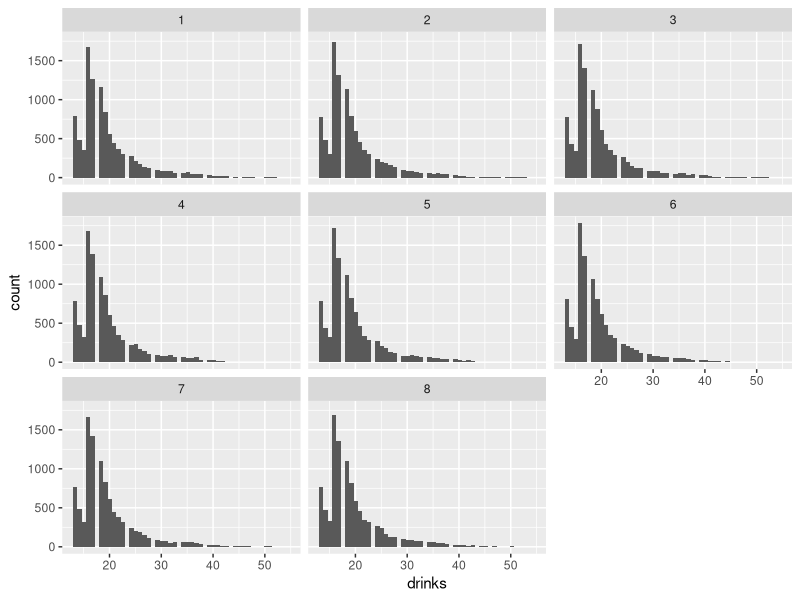
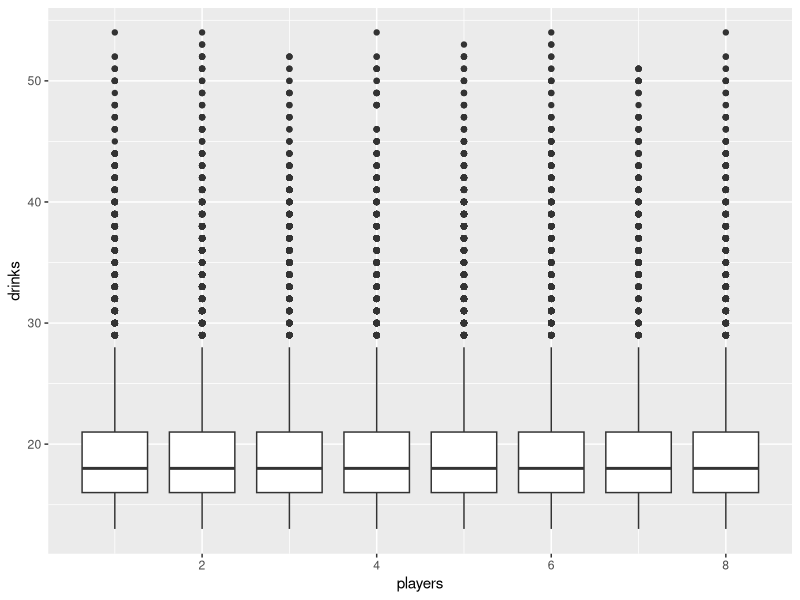
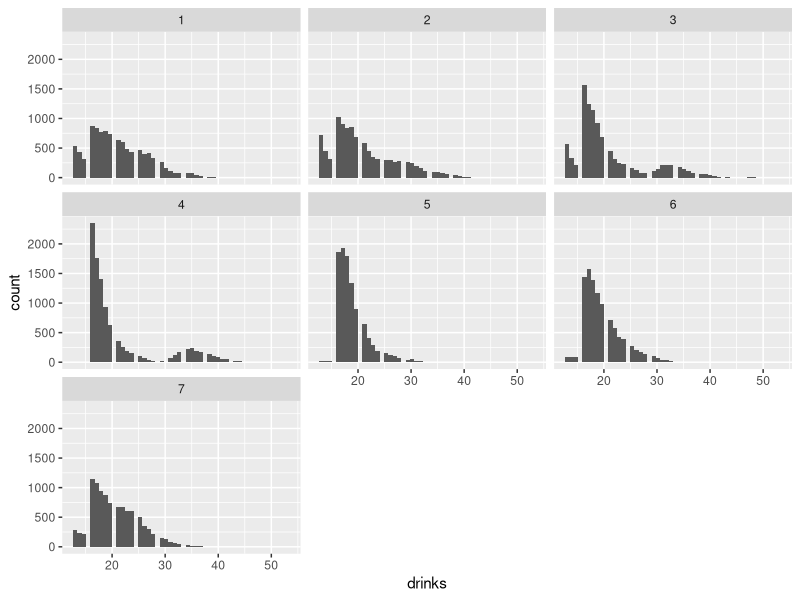
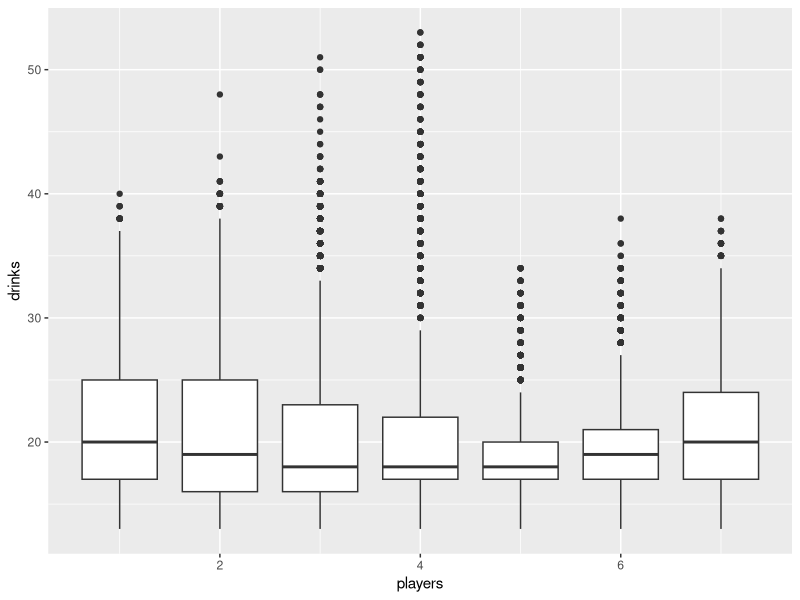
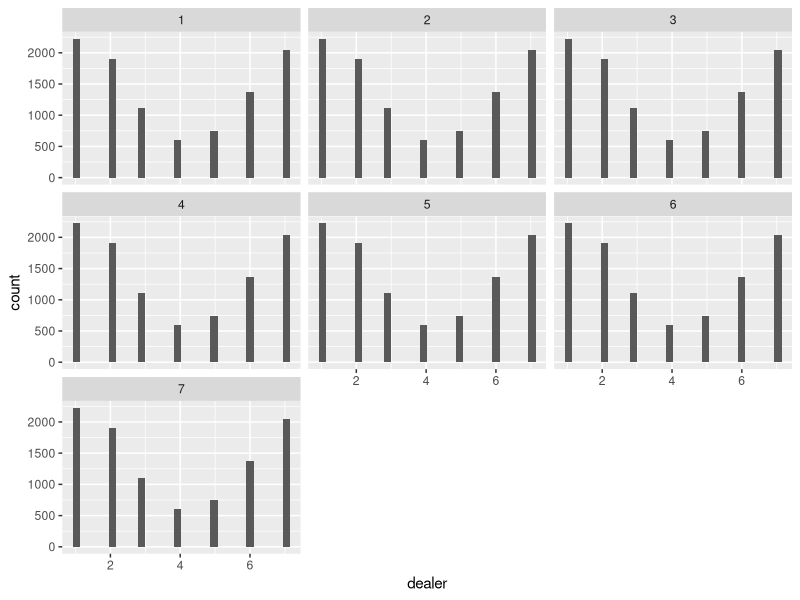
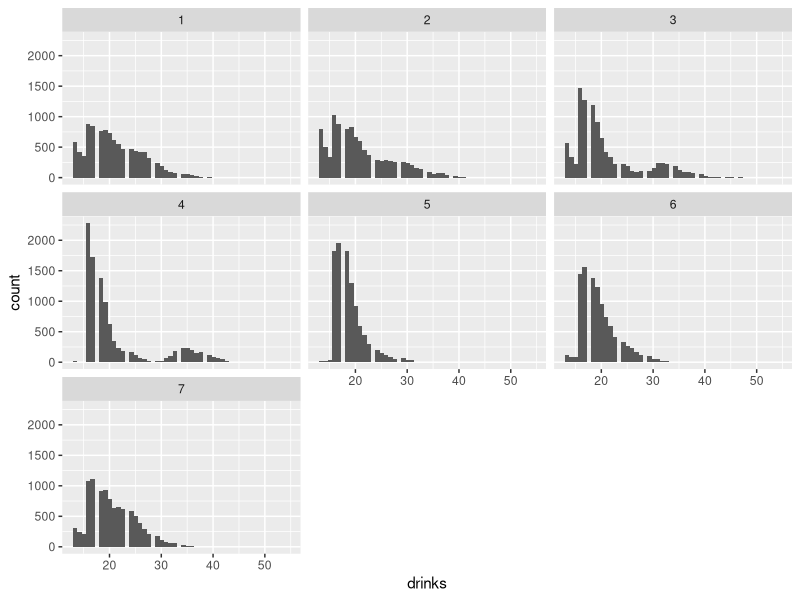
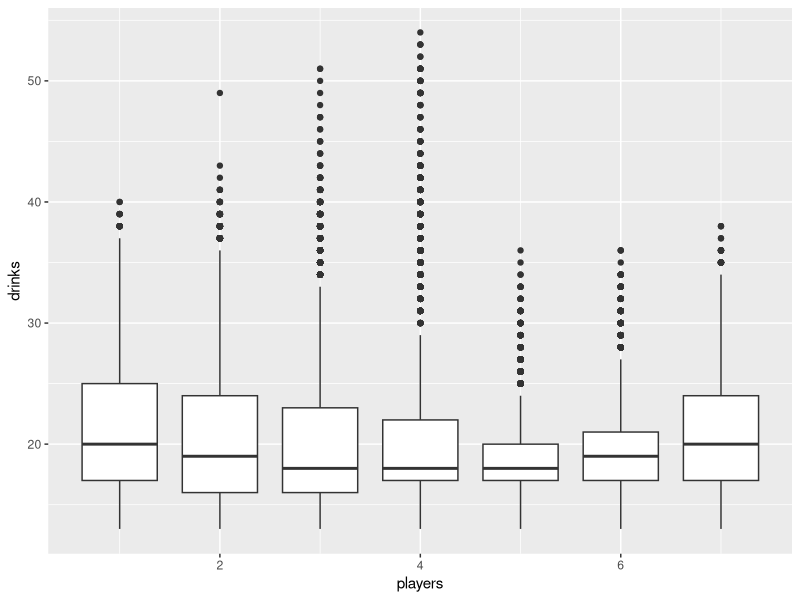
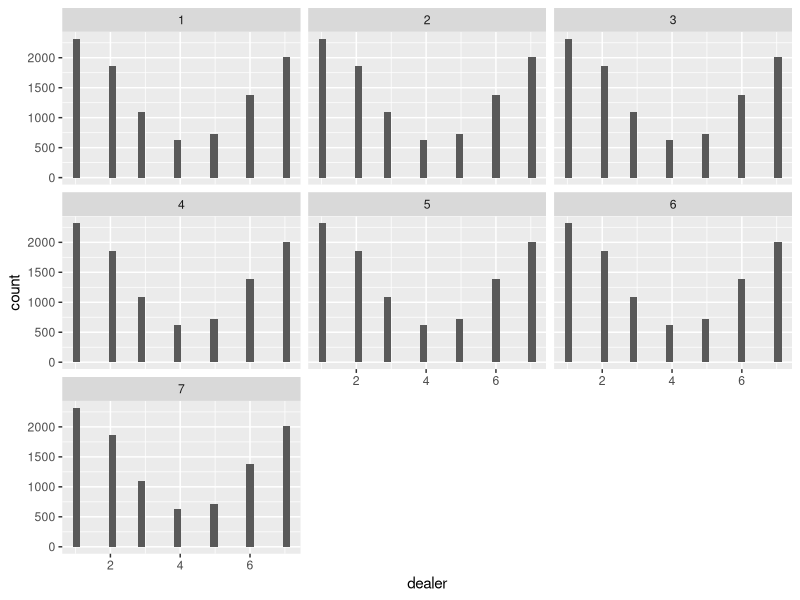

Here is the R script that generated these plots, in order:
## ---- chunk 1
library(itertools)
library(tidyverse)
library(ggplot2)
library(plyr)
## ---- chunk 2

deck <- c(rep(c("2", "3", "4", "5", "6", "7", "8", "9", "10", "J", "Q", "K", "A"),4))
full.deck <- deck #
#sample(deck)

## ---- chunk 3
n <- 6
# for (i in 1:n) {
#   cat("Player",i, " " )
#   
# }

#n <- 6
players <- vector()

for (i in 1:n) {
  players[i] <- i
  # cat("Player",i, " " )
}
players

#drink tally

drinks <- vector()
for (i in 1:n) {
  drinks[i] <- 0
  
}

drinks

# drinks[active.player] <- 1
# drinks
totals <- cbind(players,drinks)
totals

## ---- chunk 4
dealer <- sample(players,1)
dealer

## ---- chunk 5
active.player <- players[dealer+1]

if(active.player > n){
  active.player <- 1
}

## ---- chunk 6
wrong <- 3
dealer
if (wrong == 3) {
  if (dealer == players[n]) {
    dealer <- players[1]
    
  }
  else{
    dealer <- players[dealer+1]
    
  }
  wrong <- 0
}
## ---- chunk 7

if(dealer == active.player){
  active.player <- active.player[active.player + 1]
}


## ---- chunk 8


wrong <- 0

turn <- function() {

  shuffled.deck <- sample(deck)
  card <- shuffled.deck[1]
  guess <- sample(shuffled.deck, 1)
  if (guess == card) {
    wrong <- 0
    shuffled.deck <- shuffled.deck[-1]
    drinks[dealer] <- 1 + drinks[dealer]
  }
  else{ #(guess != card){
    remaining <- subset(shuffled.deck, shuffled.deck != guess)
    guess2 <- sample(remaining , 1)
    
    
    if (guess2 == card) {
      wrong <- 0
      shuffled.deck <- shuffled.deck[-1]
      drinks[dealer] <- 1 + drinks[dealer]
    }
    else{#if(guess2 != card){
      
      wrong <- wrong + 1
      shuffled.deck <- shuffled.deck[-1]
      drinks[active.player] <- drinks[active.player] + 1
    }
 return(totals) }
  
}
turn()



## ---- chunk 9
shuffled.deck <- 0
totals <- 0
guess <- 0
guess2 <- 0
deck <- 0
drinks <- 0
wrong <- 0




game <- function(n) {
  #set up the game
    deck <-
    c(rep(
      c("2", "3", "4", "5", "6", "7", "8", "9", "10", "J", "Q", "K", "A"),
      4
    ))
  
  shuffled.deck <- sample(deck)
  
  players <- vector()
  
  for (i in 1:n) {
    players[i] <- i
  }
  
  drinks <- vector()
  for (i in 1:n) {
    drinks[i] <- 0
    
  }
  
  totals <- cbind(players, drinks)
  
  dealer <- sample(players, 1)
  
  rp <- setdiff(players, dealer)
  
  active.player <- sample(rp,1)

  
  wrong <- 0
  
  n.cards <- 52
  
  while (n.cards >2) {
    ##turn starts here
    card <- shuffled.deck[1]
    guess <- sample(shuffled.deck, 1)
    
    if (guess == card) {
      wrong <- 0
      shuffled.deck <- shuffled.deck[-1]
      drinks[dealer] <- 1 + drinks[dealer]
    }
    else{
      # if (guess != card) {
      remaining <- subset(shuffled.deck, shuffled.deck != guess)
      guess2 <- sample(remaining , 1)
      
      if (guess2 == card) {
        wrong <- 0
        shuffled.deck <- shuffled.deck[-1]
        drinks[dealer] <- 1 + drinks[dealer]
      }
      else{
        #if(guess2 != card){
        
        wrong <- wrong + 1
        shuffled.deck <- shuffled.deck[-1]
        drinks[active.player] <- 1 + drinks[active.player] 
      }
    }
    #1 turn
    
    
    n.cards <- n.cards - 1
    
    active.player <- active.player[+1]
    
    if(active.player > n){
      active.player <- players[1]
    }
    
    #dealer management
    if (wrong == 3) {
      if (dealer == n) {
        dealer <- 1
        
      }
      else{
        dealer <- players[dealer] + 1
        
      }
      wrong <- 0
    }
    #go to next active player
    
    if(dealer == active.player){
      active.player <- active.player + 1
    }
    
    if(active.player > n){
      active.player <- 1
    }

      
      
      #active player and dealer cant be the same
  }
  if(n.cards == 2){
    drinks[dealer] <- 2 + drinks[dealer]
  }
  drinks <- drinks + 13 #everytime the 4th card appears everyone drink so we are gonna add 13 to all drink totals
    
    
 totals <- cbind(players, drinks)
 totals.df <- as.data.frame(cbind(players,drinks))
  return(totals.df)
  }
 
  


game(8)

## ---- chunk 10
g <- replicate(10, game(8))

#g
## ---- chunk 11
n_sim <- 10000
n_play <- 8
g_list <- list()
for(i in 1:n_sim) {
  g_list[[i]] <- data.frame(game(n_play))
  g_list[[i]]$sim_num <- i 
}

g_df <- do.call(rbind, g_list)


ggplot(data = g_df, aes(drinks)) +
  geom_histogram( bins=50) +
  facet_wrap(~ players)

ggplot(data = g_df, aes(players, drinks, group = players)) +
  geom_boxplot()

## ---- chunk 12

shuffled.deck <- 0
totals <- 0
guess <- 0
guess2 <- 0
deck <- 0
drinks <- 0
wrong <- 0




sd.game <- function(n,sd) {
  #set up the game
  if(sd<1 | sd>n){
    return("Invalid Starting Dealer")
  }
    deck <-
    c(rep(
      c("2", "3", "4", "5", "6", "7", "8", "9", "10", "J", "Q", "K", "A"),
      4
    ))
  
  shuffled.deck <- sample(deck)
  
  players <- vector()
  
  for (i in 1:n) {
    players[i] <- i
  }
  
  drinks <- vector()
  for (i in 1:n) {
    drinks[i] <- 0
    
  }
  
  totals <- cbind(players, drinks)
  
  dealer <- sd
  
  rp <- setdiff(players, dealer)
  
  active.player <- sample(rp,1)

  
  wrong <- 0
  
  n.cards <- 52
  
  while (n.cards >2) {
    ##turn starts here
    card <- shuffled.deck[1]
    guess <- sample(shuffled.deck, 1)
    
    if (guess == card) {
      wrong <- 0
      shuffled.deck <- shuffled.deck[-1]
      drinks[dealer] <- 1 + drinks[dealer]
    }
    else{
      # if (guess != card) {
      remaining <- subset(shuffled.deck, shuffled.deck != guess)
      guess2 <- sample(remaining , 1)
      
      if (guess2 == card) {
        wrong <- 0
        shuffled.deck <- shuffled.deck[-1]
        drinks[dealer] <- 1 + drinks[dealer]
      }
      else{
        #if(guess2 != card){
        
        wrong <- wrong + 1
        shuffled.deck <- shuffled.deck[-1]
        drinks[active.player] <- 1 + drinks[active.player] 
      }
    }
    #1 turn
    
    
    n.cards <- n.cards - 1
    
    active.player <- active.player[+1]
    
    if(active.player > n){
      active.player <- players[1]
    }
    
    #dealer management
    if (wrong == 3) {
      if (dealer == n) {
        dealer <- 1
        
      }
      else{
        dealer <- players[dealer] + 1
        
      }
      wrong <- 0
    }
    #go to next active player
    
    if(dealer == active.player){
      active.player <- active.player + 1
    }
    
    if(active.player > n){
      active.player <- 1
    }

      
      
      #active player and dealer cant be the same
  }
  if(n.cards == 2){
    drinks[dealer] <- 2 + drinks[dealer]
  }
    drinks <- drinks + 13
    #ends here
 totals <- cbind(players, drinks, dealer)
 totals.df <- as.data.frame(cbind(players,drinks))
  return(totals)
  }
 
sd.game(7,5)

## ---- chunk 13
n_sim <- 10000
n_play <- 7
g_list <- list()
for(i in 1:n_sim) {
  g_list[[i]] <- data.frame(sd.game(n_play,5))
  g_list[[i]]$sim_num <- i 
}

g_df <- do.call(rbind, g_list)


ggplot(data = g_df, aes(drinks)) +
  geom_histogram( bins=50) +
  facet_wrap(~ players)

ggplot(data = g_df, aes(players, drinks, group = players)) +
  geom_boxplot()

ggplot(data = g_df, aes(dealer)) +
  geom_histogram( bins=30) +
  facet_wrap(~ players)


## ---- chunk 14
#sd.game2 is for returning the dealer at the end of the game
sd.game2 <- function(n,sd) {
  #set up the game
  if(sd<1 | sd>n){
    return("Invalid Starting Dealer")
  }
    deck <-
    c(rep(
      c("2", "3", "4", "5", "6", "7", "8", "9", "10", "J", "Q", "K", "A"),
      4
    ))
  
  shuffled.deck <- sample(deck)
  
  players <- vector()
  
  for (i in 1:n) {
    players[i] <- i
  }
  
  drinks <- vector()
  for (i in 1:n) {
    drinks[i] <- 0
    
  }
  
  totals <- cbind(players, drinks)
  
  dealer <- sd
  
  rp <- setdiff(players, dealer)
  
  active.player <- sample(rp,1)

  
  wrong <- 0
  
  n.cards <- 52
  
  while (n.cards >2) {
    ##turn starts here
    card <- shuffled.deck[1]
    guess <- sample(shuffled.deck, 1)
    
    if (guess == card) {
      wrong <- 0
      shuffled.deck <- shuffled.deck[-1]
      drinks[dealer] <- 1 + drinks[dealer]
    }
    else{
      # if (guess != card) {
      remaining <- subset(shuffled.deck, shuffled.deck != guess)
      guess2 <- sample(remaining , 1)
      
      if (guess2 == card) {
        wrong <- 0
        shuffled.deck <- shuffled.deck[-1]
        drinks[dealer] <- 1 + drinks[dealer]
      }
      else{
        #if(guess2 != card){
        
        wrong <- wrong + 1
        shuffled.deck <- shuffled.deck[-1]
        drinks[active.player] <- 1 + drinks[active.player] 
      }
    }
    #1 turn
    
    
    n.cards <- n.cards - 1
    
    active.player <- active.player[+1]
    
    if(active.player > n){
      active.player <- players[1]
    }
    
    #dealer management
    if (wrong == 3) {
      if (dealer == n) {
        dealer <- 1
        
      }
      else{
        dealer <- players[dealer] + 1
        
      }
      wrong <- 0
    }
    #go to next active player
    
    if(dealer == active.player){
      active.player <- active.player + 1
    }
    
    if(active.player > n){
      active.player <- 1
    }

      
      
      #active player and dealer cant be the same
  }
  if(n.cards == 2){
    drinks[dealer] <- 2 + drinks[dealer]
  }
    drinks <- drinks + 13
    #ends here
 totals <- cbind(players, drinks, dealer)
 totals.df <- as.data.frame(cbind(players,drinks))
  return(dealer)
}

prop.table(table(replicate(10000, sd.game2(7,5))))


## ---- chunk 15

pounds.to.g <- function(lbs){
  g <- lbs*454
  return(g)
}

pounds.to.g(150)


## ---- chunk 16
alc <- function(drinks){
  alc.amnt <- drinks*1.4 #this is total alcohol in grams assuming 14 per full drink(ie 1 whole beer) and 1 full drink takes 10 drinks to finish. I did this with a drink taking 8 drinks to finish and the bac levels were a little higher than id expect but this game CAN do that to you
  return(alc.amnt)
  
}

alc(15)

#https://www.wikihow.com/Calculate-Blood-Alcohol-Content-(Widmark-Formula)

## ---- chunk 17

#for now lets average male and female constant for this calculation
constant <- (.55+.68)/2
constant

#
bac.formula <- function(alc.amnt, g){
  bac <- (alc.amnt/(g*constant))*100
  return(bac)
}

bac.formula(26.25, 68100)

## ---- chunk 18
bac.comb <- function(drinks,lbs,s){
  if(s == 1){
    constant <- .68 #constant for males
  }
  else if(s == 2){
    constant <- .55 #constant for females
  }else{
    return("invalid input for s") #i dont have any data for other genders' constant for bac calculation
  }
  
  bac <- (alc(drinks)/(pounds.to.g(lbs)*constant) ) *100
  
  return(bac)
  
}

bac.comb(22,150,1)
## ---- chunk 19

#sd.game3 is to return total drinks
sd.game3 <- function(n,sd) {
  #set up the game
  if(sd<1 | sd>n){
    return("Invalid Starting Dealer")
  }
    deck <-
    c(rep(
      c("2", "3", "4", "5", "6", "7", "8", "9", "10", "J", "Q", "K", "A"),
      4
    ))
  
  shuffled.deck <- sample(deck)
  
  players <- vector()
  
  for (i in 1:n) {
    players[i] <- i
  }
  
  drinks <- vector()
  for (i in 1:n) {
    drinks[i] <- 0
    
  }
  
  totals <- cbind(players, drinks)
  
  dealer <- sd
  
  rp <- setdiff(players, dealer)
  
  active.player <- sample(rp,1)

  
  wrong <- 0
  
  n.cards <- 52
  
  while (n.cards >2) {
    ##turn starts here
    card <- shuffled.deck[1]
    guess <- sample(shuffled.deck, 1)
    
    if (guess == card) {
      wrong <- 0
      shuffled.deck <- shuffled.deck[-1]
      drinks[dealer] <- 1 + drinks[dealer]
    }
    else{
      # if (guess != card) {
      remaining <- subset(shuffled.deck, shuffled.deck != guess)
      guess2 <- sample(remaining , 1)
      
      if (guess2 == card) {
        wrong <- 0
        shuffled.deck <- shuffled.deck[-1]
        drinks[dealer] <- 1 + drinks[dealer]
      }
      else{
        #if(guess2 != card){
        
        wrong <- wrong + 1
        shuffled.deck <- shuffled.deck[-1]
        drinks[active.player] <- 1 + drinks[active.player] 
      }
    }
    #1 turn
    
    
    n.cards <- n.cards - 1
    
    active.player <- active.player[+1]
    
    if(active.player > n){
      active.player <- players[1]
    }
    
    #dealer management
    if (wrong == 3) {
      if (dealer == n) {
        dealer <- 1
        
      }
      else{
        dealer <- players[dealer] + 1
        
      }
      wrong <- 0
    }
    #go to next active player
    
    if(dealer == active.player){
      active.player <- active.player + 1
    }
    
    if(active.player > n){
      active.player <- 1
    }

      
      
      #active player and dealer cant be the same
  }
  if(n.cards == 2){
    drinks[dealer] <- 2 + drinks[dealer]
  }
    drinks <- drinks + 13
    #ends here
 totals <- cbind(players, drinks, dealer)
 totals.df <- as.data.frame(cbind(players,drinks))
  return(drinks)
  }


n <- 7
weight.list <- c(105,111,128,155,168,185,215) #random list of weights lbs

s.list <- c(2,2,2,2,1,1,1) #random list of sex of players
# weight.list
# s.list
drink_list <- c(34,19,16,16,16,22,20)


bac.list <- list()

for(i in 1:n){
  bac.list[i] <- 0
  bac.list[i] <- bac.comb(sd.game3(7,5)[i], weight.list[i], s.list[i])
}

#drink_list[[i]] <- data.frame(sd.game(n_play,5))
cbind(bac.list)
#sd.game(7,5)




bac.list.avg <- list()
for(i in 1:n){
  bac.list.avg[i] <- 0
  bac.list.avg[i] <- bac.comb(mean(replicate(1000,sd.game3(7,5))[i]),weight.list[i], s.list[i])
}
cbind(bac.list.avg)
## ---- chunk 20

weight.list <- c(105,111,128,155,168,185,215) #random list of weights lbs

s.list <- c(2,2,2,2,1,1,1) #random list of sex of players

#can change values of the above 2 lists for the function below





bac.results <- function(n, sd) {
  weight.list <- floor(runif(n, 105, 225))#this is for randomization but can be specified
  s.list <- sample(1:2, n , replace = T)#this is for randomization but can be specified
  
  bac.list <- list()
  
  for (i in 1:n) {
    bac.list[i] <- 0
    bac.list[i] <-
      bac.comb(sd.game3(7, 5)[i], weight.list[i], s.list[i])
  }
  bac.list.avg <- list()
  for (i in 1:n) {
    bac.list.avg[i] <- 0
    bac.list.avg[i] <-
      bac.comb(mean(replicate(1000, sd.game3(n, sd))[i]), weight.list[i], s.list[i])
  }
  return(cbind(cbind(bac.list), cbind(bac.list.avg), s.list, weight.list))
}

bac.results(7,5)
## ---- chunk 21
set.seed(8675309)

###GG plots
n_sim <- 10000
n <- 7
g_list <- list()
for(i in 1:n_sim) {
  g_list[[i]] <- data.frame(sd.game(n,5))
  g_list[[i]]$sim_num <- i 
}

g_df <- do.call(rbind, g_list)


ggplot(data = g_df, aes(drinks)) +
  geom_histogram( bins=50) +
  facet_wrap(~ players)

ggplot(data = g_df, aes(players, drinks, group = players)) +
  geom_boxplot()

ggplot(data = g_df, aes(dealer)) +
  geom_histogram( bins=30) +
  facet_wrap(~ players)
###



###probability of being dealer at end of game
cat("Probability of being dealer at the end of the game",rbind(1:n,prop.table(table(replicate(10000, sd.game2(7,5))))), sep = "
")

###bac results at end of game
bac.results(7,5)
